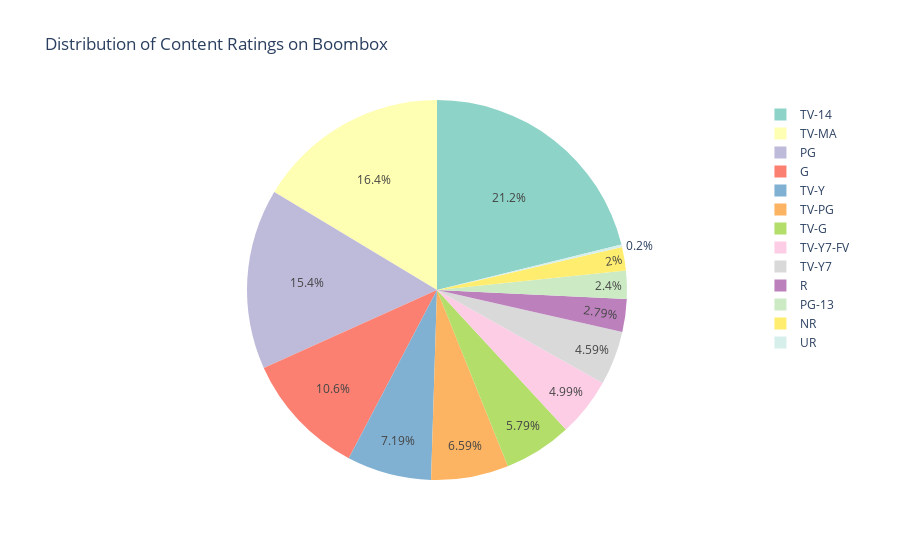

The notebook cell this image was saved under:
### Code cell
# Percentage count of content in terms of Rating 
plot1 = df2.groupby(['rating']).size().reset_index(name='counts')
pieChart = px.pie(plot1, values='counts', names='rating', 
                  title='Distribution of Content Ratings on Boombox',
                  color_discrete_sequence=px.colors.qualitative.Set3)
pieChart.show()

### Figure 1 — Plotly figure (JSON) as saved in the notebook; plotly's stock layout.template omitted (floating-point values rounded to 4 significant figures)
{"data": [{"domain": {"x": [0, 1], "y": [0, 1]}, "hovertemplate": "rating=%{label}<br>counts=%{value}<extra></extra>", "labels": ["G", "NR", "PG", "PG-13", "R", "TV-14", "TV-G", "TV-MA", "TV-PG", "TV-Y", "TV-Y7", "TV-Y7-FV", "UR"], "legendgroup": "", "name": "", "showlegend": true, "type": "pie", "values": [53, 10, 77, 12, 14, 106, 29, 82, 33, 36, 23, 25, 1]}], "layout": {"legend": {"tracegroupgap": 0}, "piecolorway": ["rgb(141,211,199)", "rgb(255,255,179)", "rgb(190,186,218)", "rgb(251,128,114)", "rgb(128,177,211)", "rgb(253,180,98)", "rgb(179,222,105)", "rgb(252,205,229)", "rgb(217,217,217)", "rgb(188,128,189)", "rgb(204,235,197)", "rgb(255,237,111)"], "title": {"text": "Distribution of Content Ratings on Boombox"}}}
